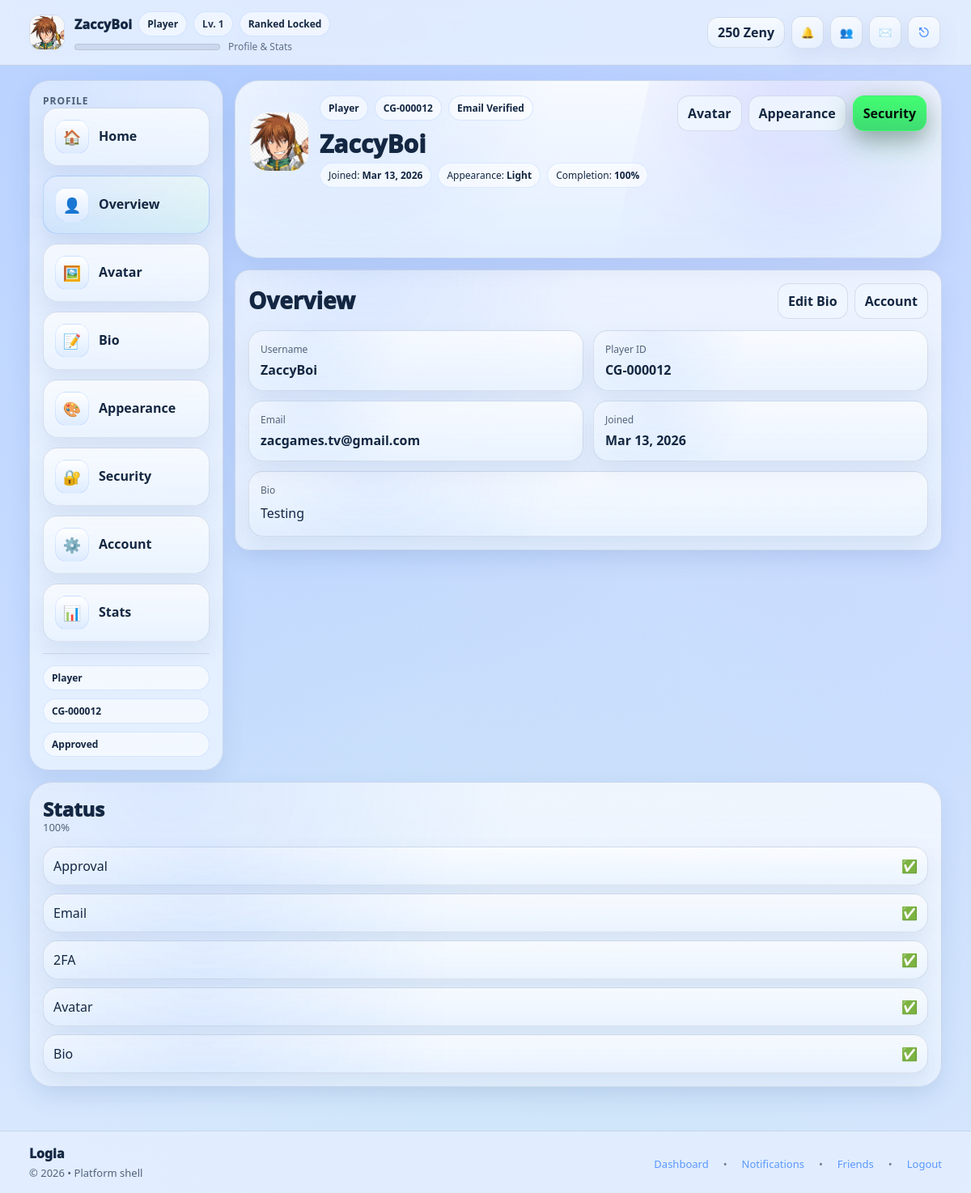
Page /profile.php (signed in) on the committed database.
### tables this page shows
CREATE TABLE `users` (
  `id` bigint UNSIGNED NOT NULL,
  `username` varchar(32) NOT NULL,
  `email` varchar(255) NOT NULL,
  `password_hash` varchar(255) NOT NULL,
  `display_name` varchar(64) DEFAULT NULL,
  `email_verified_at` datetime DEFAULT NULL,
  `failed_login_attempts` int NOT NULL DEFAULT '0',
  `security_challenge_required` tinyint(1) NOT NULL DEFAULT '0',
  `last_failed_login_at` datetime DEFAULT NULL,
  `approval_status` enum('pending','approved','rejected') NOT NULL DEFAULT 'pending',
  `approved_by` bigint UNSIGNED DEFAULT NULL,
  `approved_at` datetime DEFAULT NULL,
  `rejected_reason` varchar(255) DEFAULT NULL,
  `is_active` tinyint(1) NOT NULL DEFAULT '1',
  `is_guest` tinyint(1) NOT NULL DEFAULT '0',
  `banned_until` datetime DEFAULT NULL,
  `bank_link_status` enum('none','pending','linked','failed') NOT NULL DEFAULT 'none',
  `bank_linked_at` datetime DEFAULT NULL,
  `appearance_mode` enum('default','dark','light') NOT NULL DEFAULT 'default',
  `last_login_at` datetime DEFAULT NULL,
  `created_at` datetime NOT NULL DEFAULT CURRENT_TIMESTAMP,
  `updated_at` datetime NOT NULL DEFAULT CURRENT_TIMESTAMP ON UPDATE CURRENT_TIMESTAMP,
  `level` int DEFAULT '1',
  `exp` int DEFAULT '0',
  `exp_to_next` int DEFAULT '100',
  `credits` int DEFAULT '0',
  `matches_played` int DEFAULT '0',
  `matches_won` int DEFAULT '0',
  `bio` text,
  `avatar_path` varchar(255) DEFAULT NULL,
  `favorite_deck` varchar(100) DEFAULT NULL,
  `tagline` varchar(120) DEFAULT NULL
);

### includes/helpers.php (called while the page is built, shortened)
<?php
function h($s): string {
  return htmlspecialchars((string)$s, ENT_QUOTES, 'UTF-8');
}
function base_path(): string {
  return '/cardgame';
}

### includes/auth.php (called while the page is built, shortened)
<?php
require_once __DIR__ . '/db.php';
require_once __DIR__ . '/helpers.php';
function current_user(): ?array {
  global $mysqli;
  $uid = (int)($_SESSION['user_id'] ?? 0);
  load_user_into_session($mysqli, $uid);
  return $_SESSION['user'] ?? null;
}
function load_user_into_session(mysqli $mysqli, int $uid): void {
  $stmt = $mysqli->prepare("
    SELECT id, username, email, display_name,
          avatar_path, bio, favorite_deck, tagline, appearance_mode,
          is_active, is_guest,
          approval_status, email_verified_at,
          bank_link_status, banned_until, last_login_at,
          level, exp, exp_to_next, credits, matches_played, matches_won,
          created_at
    FROM users
    WHERE id = ?
    LIMIT 1
  ");
  $stmt->bind_param("i", $uid);
  $stmt->execute();
  $u = $stmt->get_result()->fetch_assoc();
  $mode = (string)($u['appearance_mode'] ?? 'default');
  $u['appearance_mode'] = $mode;
  $stmt = $mysqli->prepare("
    SELECT r.name
    FROM user_roles ur
    JOIN roles r ON r.id = ur.role_id
    WHERE ur.user_id = ?
    ORDER BY r.name
  ");
  $stmt->bind_param("i", $uid);
  $stmt->execute();
  $rs = $stmt->get_result();
  $roles = [];
  while ($row = $rs->fetch_assoc()) $roles[] = $row['name'];
  $u['roles'] = $roles;
}

### includes/ui.php (the view, shortened to what this page needs)
<?php
require_once __DIR__ . '/helpers.php';
require_once __DIR__ . '/db.php';
require_once __DIR__ . '/auth.php';
function ranked_requirements(mysqli $mysqli, array $u): array {
  $uid = (int)$u['id'];
  $stmt = $mysqli->prepare("SELECT is_enabled FROM two_factor_secrets WHERE user_id = ? LIMIT 1");
  $stmt->bind_param("i", $uid);
  $stmt->execute();
  $twofa = (int)($stmt->get_result()->fetch_assoc()['is_enabled'] ?? 0);
  $email_ok = !empty($u['email_verified_at']);
  $bank_ok  = (($u['bank_link_status'] ?? 'none') === 'linked');
  $twofa_ok = ($twofa === 1);
  return [
    'email_ok'  => $email_ok,
    'bank_ok'   => $bank_ok,
    'twofa_ok'  => $twofa_ok,
    'ranked_ok' => (($u['approval_status'] ?? '') === 'approved') && $email_ok && $bank_ok && $twofa_ok
  ];
}
function ui_appearance_mode(array $u): string {
  $mode = (string)($u['appearance_mode'] ?? 'default');
  return $mode;
}
function ui_header(string $title = 'Dashboard', bool $is_hub = true): void {
  global $mysqli;
  $bp = base_path();
  $u  = current_user();
  $is_guest = ((int)($u['is_guest'] ?? 0) === 1);
  $role_label = $is_guest ? 'Guest' : 'Player';
  $level   = (int)($u['level'] ?? 1);
  $req = ranked_requirements($mysqli, $u);
  $ranked_ok = (!$is_guest && !empty($req['ranked_ok']));
  $zenyBalance = (int)($u['credits'] ?? 0);
  ?>
<!doctype html>
<html lang="en">
<head>
  <link rel="stylesheet" href="<?= h($bp) ?>/assets/style.css"/>
  <link rel="stylesheet" href="<?= h($bp) ?>/assets/hub.css"/>
  <link rel="stylesheet" href="<?= h($bp) ?>/assets/userstyle.css"/>
</head>
<body class="<?= $is_hub ? 'hub' : '' ?>" data-appearance="<?= h(ui_appearance_mode($u)) ?>">
<header class="topnav">
  <div class="topnav__inner topnav__inner--hub">
    <a href="<?= h($bp) ?>/profile.php" title="Profile & Stats" class="topnav-profile">
      <?php $navAvatar = trim((string)($u['avatar_path'] ?? '')); ?>
      <?php if ($navAvatar !== ''): ?>
        <img
          src="<?= h($bp . '/' . ltrim($navAvatar, '/')) ?>"
          alt="Profile Avatar"
          class="topnav-profile__avatarimg"
        >
      <?php else: ?>
        <div class="topnav-profile__avatarfallback">
          <?= h(strtoupper(substr((string)$u['username'], 0, 1))) ?>
        </div>
      <?php endif; ?>
      <div class="topnav-profile__meta">
        <div class="topnav-profile__row">
          <div class="topnav-profile__name">
            <?= h($u['display_name'] ?? $u['username']) ?>
          </div>
          <span class="pill"><?= h($role_label) ?></span>
          <span class="pill pill-soft">Lv. <?= (int)$level ?></span>
          <?php if ($is_guest): ?>
            <span class="pill status-pill--warn">Casual Only</span>
          <?php elseif (!$ranked_ok): ?>
            <span class="pill status-pill--bad">Ranked Locked</span>
          <?php endif; ?>
        </div>
        <div class="topnav-profile__subrow">
          <div class="topnav-profile__xpbar">
          </div>
          <div class="topnav-profile__subtext">Profile & Stats</div>
        </div>
      </div>
    </a>
    <div class="md-icons">
          <div
          class="md-ico-wrap md-balance-wrap"
          title="Zeny Balance"
        >
          <a
            href="<?= h($bp) ?>/shop.php?tab=credits"
            class="md-balance"
          >
            <span> <?= number_format($zenyBalance) ?> Zeny</span>
          </a>
      <div class="md-ico-wrap" data-dd-wrap>
        <button class="md-ico" type="button" data-dd-btn="notif" title="Notifications">🔔</button>
      </div>
      <?php if (!$is_guest): ?>
        <div class="md-ico-wrap" data-dd-wrap>
          <button class="md-ico" type="button" data-dd-btn="friends" title="Friends">👥</button>
        </div>
      <?php else: ?>
        <div class="md-ico-wrap" title="Friends (Guest)">
          <div class="md-ico md-ico--disabled">👥</div>
        </div>
      <?php endif; ?>
      <div class="md-ico-wrap" data-dd-wrap>
        <?php if (!$is_guest): ?>
          <button class="md-ico" type="button" data-dd-btn="mail" title="Messages">✉️</button>
        <?php else: ?>
          <div class="md-ico md-ico--disabled" title="Messages (Guest)">✉️</div>
        <?php endif; ?>
      </div>
      <a class="md-ico-wrap" href="<?= h($bp) ?>/logout.php" title="Logout">
        <div class="md-ico">⎋</div>
      </a>
    </div>
  </div>
</header>
<main class="container container--topspaced">
<?php
}
function ui_footer(): void {
  $bp = base_path();
  ?>
</main>
<footer class="sitefooter">
  <div class="sitefooter__inner sitefooter__inner--hubshell">
    <div>
      <div class="footbrand">Logia</div>
      <div class="footmuted">© <?= date('Y') ?> • Platform shell</div>
    </div>
    <div class="footmuted footmuted--links">
      <a href="<?= h($bp) ?>/dashboard.php">Dashboard</a>
      <span class="sep">•</span>
      <a href="<?= h($bp) ?>/notifications.php">Notifications</a>
      <span class="sep">•</span>
      <a href="<?= h($bp) ?>/friends.php">Friends</a>
      <span class="sep">•</span>
      <a href="<?= h($bp) ?>/logout.php">Logout</a>
    </div>
  </div>
</footer>
</body>
</html>
<?php
}

### profile.php (shortened to what this page needs)
<?php
require_once __DIR__ . "/includes/db.php";
require_once __DIR__ . "/includes/helpers.php";
require_once __DIR__ . "/includes/auth.php";
require_once __DIR__ . "/includes/ui.php";
require_once __DIR__ . "/includes/profile_helpers.php";
$u  = current_user();
$bp = base_path();
$tab = (string)($_GET['tab'] ?? 'overview');
$profile = profile_load_state($mysqli, $u);
extract($profile);
ui_header("Profile");
?>
<section class="section section--flush-top">
  <div class="hub-grid userpage-grid">
    <aside class="card userpanel userpanel--nav">
      <div class="userpanel__eyebrow">PROFILE</div>
      <nav class="usernav usernav--better">
        <a class="hub-item" href="<?= h($bp) ?>/dashboard.php">
          <span class="hub-ico">🏠</span>
          <span>Home</span>
        </a>
        <a class="hub-item <?= $tab === 'overview' ? 'is-active' : '' ?>" href="<?= h($bp) ?>/profile.php?tab=overview">
          <span class="hub-ico">👤</span>
          <span>Overview</span>
        </a>
        <a class="hub-item <?= $tab === 'avatar' ? 'is-active' : '' ?>" href="<?= h($bp) ?>/profile.php?tab=avatar">
          <span class="hub-ico">🖼️</span>
          <span>Avatar</span>
        </a>
        <a class="hub-item <?= $tab === 'bio' ? 'is-active' : '' ?>" href="<?= h($bp) ?>/profile.php?tab=bio">
          <span class="hub-ico">📝</span>
          <span>Bio</span>
        </a>
        <a class="hub-item <?= $tab === 'appearance' ? 'is-active' : '' ?>" href="<?= h($bp) ?>/profile.php?tab=appearance">
          <span class="hub-ico">🎨</span>
          <span>Appearance</span>
        </a>
        <a class="hub-item <?= $tab === 'security' ? 'is-active' : '' ?>" href="<?= h($bp) ?>/profile.php?tab=security">
          <span class="hub-ico">🔐</span>
          <span>Security</span>
        </a>
        <a class="hub-item <?= $tab === 'account' ? 'is-active' : '' ?>" href="<?= h($bp) ?>/profile.php?tab=account">
          <span class="hub-ico">⚙️</span>
          <span>Account</span>
        </a>
        <a class="hub-item <?= $tab === 'stats' ? 'is-active' : '' ?>" href="<?= h($bp) ?>/profile.php?tab=stats">
          <span class="hub-ico">📊</span>
          <span>Stats</span>
        </a>
      </nav>
      <div class="userpanel__stack userpanel__stack--block profile-nav-meta">
        <span class="pill"><?= h($roleLabel) ?></span>
        <span class="pill"><?= h($playerId) ?></span>
        <?php if ($approved): ?>
          <span class="pill pill-good">Approved</span>
        <?php else: ?>
          <span class="pill profile-pill-pending">Pending</span>
        <?php endif; ?>
      </div>
    </aside>
    <main class="user-maincol profile-maincol">
      <div class="card hub-hero userhero profile-hero-card">
        <div class="profile-hero-layout">
          <div class="profile-hero-main">
            <?php if ($avatar !== ''): ?>
              <img
                src="<?= h($bp . '/' . ltrim($avatar, '/')) ?>"
                alt="Avatar"
                class="profile-avatar"
              >
            <?php else: ?>
              <div class="profile-avatar-fallback">
                <?= h($avatarInitial) ?>
              </div>
            <?php endif; ?>
            <div class="profile-hero-copy">
              <div class="profile-badge-row">
                <span class="pill"><?= h($roleLabel) ?></span>
                <span class="pill"><?= h($playerId) ?></span>
                <?php if ($emailVerified): ?>
                  <span class="pill pill-good">Email Verified</span>
                <?php else: ?>
                  <span class="pill profile-pill-danger">Email Pending</span>
                <?php endif; ?>
              </div>
              <h2 class="profile-name"><?= h($displayName !== '' ? $displayName : $username) ?></h2>
              <div class="profile-meta-row">
                <span class="note">Joined: <b><?= h($joinedAt) ?></b></span>
                <span class="note">Appearance: <b><?= h(ucfirst($appearanceMode)) ?></b></span>
                <span class="note">Completion: <b><?= (int)$profileCompletion ?>%</b></span>
              </div>
            </div>
          </div>
          <div class="profile-action-row">
            <a class="btn btn-ghost" href="<?= h($bp) ?>/profile.php?tab=avatar">Avatar</a>
            <a class="btn btn-ghost" href="<?= h($bp) ?>/profile.php?tab=appearance">Appearance</a>
            <a class="btn btn-primary" href="<?= h($bp) ?>/profile.php?tab=security">Security</a>
          </div>
        </div>
      </div>
      <?php if ($tab === 'overview'): ?>
        <section class="card profile-section-card">
          <div class="profile-section-head">
            <div>
              <h3 class="profile-section-title">Overview</h3>
            </div>
            <div class="profile-overview-actions">
              <a class="btn btn-ghost" href="<?= h($bp) ?>/profile.php?tab=bio">Edit Bio</a>
              <a class="btn btn-ghost" href="<?= h($bp) ?>/profile.php?tab=account">Account</a>
            </div>
          </div>
          <div class="profile-overview-grid">
            <div class="card-soft profile-stat-card">
              <div class="profile-stat-label">Username</div>
              <div class="profile-stat-value"><?= h($username) ?></div>
            </div>
            <div class="card-soft profile-stat-card">
              <div class="profile-stat-label">Player ID</div>
              <div class="profile-stat-value"><?= h($playerId) ?></div>
            </div>
            <div class="card-soft profile-stat-card">
              <div class="profile-stat-label">Email</div>
              <div class="profile-stat-value profile-stat-value--break"><?= h($email !== '' ? $email : '—') ?></div>
            </div>
            <div class="card-soft profile-stat-card">
              <div class="profile-stat-label">Joined</div>
              <div class="profile-stat-value"><?= h($joinedAt) ?></div>
            </div>
          </div>
          <div class="card-soft profile-bio-wrap">
            <div class="profile-bio-pad">
              <div class="profile-bio-label">Bio</div>
              <div class="profile-bio-text">
                <?= $bio !== '' ? nl2br(h($bio)) : '<span class="profile-bio-empty">—</span>' ?>
              </div>
            </div>
          </div>
        </section>
      <?php endif; ?>
    </main>
    <aside class="card userpanel userpanel--side profile-side-card">
      <div class="userpanel__head">
        <div>
          <div class="userpanel__title profile-side-title">Status</div>
          <div class="profile-copy-muted"><?= (int)$profileCompletion ?>%</div>
        </div>
      </div>
      <div class="profile-side-stack">
        <div class="card-soft profile-side-row">
          <div class="profile-side-row__split"><span>Approval</span><strong><?= $approved ? '✅' : '⏳' ?></strong></div>
        </div>
        <div class="card-soft profile-side-row">
          <div class="profile-side-row__split"><span>Email</span><strong><?= $emailVerified ? '✅' : '❌' ?></strong></div>
        </div>
        <div class="card-soft profile-side-row">
          <div class="profile-side-row__split"><span>2FA</span><strong><?= $twofaEnabled ? '✅' : '❌' ?></strong></div>
        </div>
        <div class="card-soft profile-side-row">
          <div class="profile-side-row__split"><span>Avatar</span><strong><?= !empty($avatar) ? '✅' : '❌' ?></strong></div>
        </div>
        <div class="card-soft profile-side-row">
          <div class="profile-side-row__split"><span>Bio</span><strong><?= $bio !== '' ? '✅' : '❌' ?></strong></div>
        </div>
      </div>
    </aside>
  </div>
</section>
<?php ui_footer(); ?>

### rows in the picture
users: avatar_path (picture), display_name "ZaccyBoi", is_guest "Player", level "1", credits "250", appearance_mode "Light", exp_to_next "100", username "ZaccyBoi", email "zacgames.tv@gmail.com", bio "Testing"

### other values in the picture
$roleLabel "Player"
$playerId "CG-000012"
$joinedAt "Mar 13, 2026"
